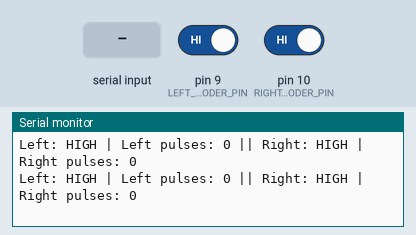
A sketch run on a simulated Arduino Uno, built with avr-gcc and run on an emulated ATmega328P. Shown: the last lines printed to the serial monitor. The inputs (shaded band) are chosen by the test bench; at power-on: pin 9 (LEFT_ENCODER_PIN) HIGH, pin 10 (RIGHT_ENCODER_PIN) HIGH.

Above: at 2.2 s.
2.3 s: pin 9 (LEFT_ENCODER_PIN) driven LOW
At 2.82 s:
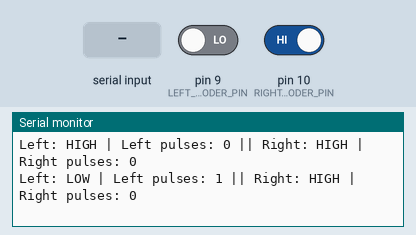
4.5 s: pin 10 (RIGHT_ENCODER_PIN) driven LOW
At 4.82 s:
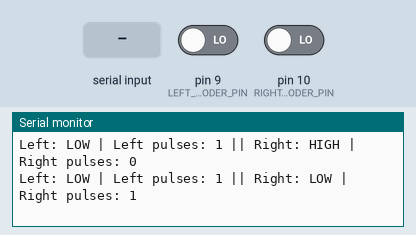
6.5 s: "r" received over Serial
At 6.82 s:
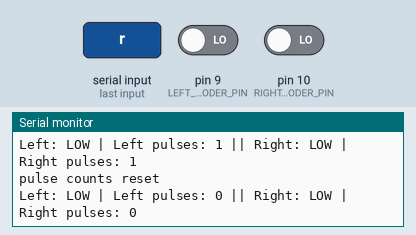
8.0 s: pin 9 (LEFT_ENCODER_PIN) driven HIGH
At 8.32 s:
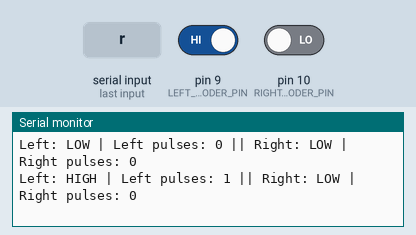
10.0 s: "R" received over Serial
At 10.32 s:
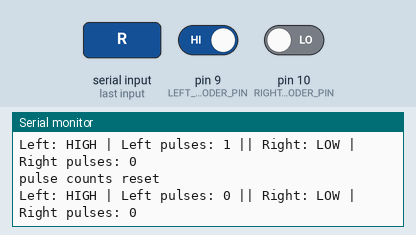
11.5 s: pin 10 (RIGHT_ENCODER_PIN) driven HIGH
At 11.82 s:
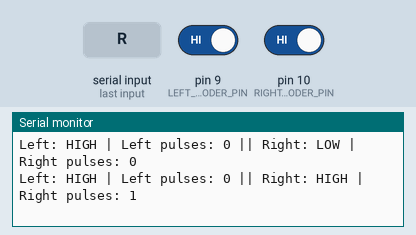

The sketch:

dual_encoder_test.ino
```cpp
/*
  Dual LM393 slot encoder test
  Board: Arduino Uno R4 WiFi

  Purpose:
    Read two slot encoders at the same time.
    This sketch does not control motors.

  Wiring:
    Left encoder:
      VCC -> Arduino 5V / breadboard + rail
      GND -> Arduino GND / breadboard - rail
      DO  -> Arduino D9
      AO  -> not connected

    Right encoder:
      VCC -> Arduino 5V / breadboard + rail
      GND -> Arduino GND / breadboard - rail
      DO  -> Arduino D10
      AO  -> not connected

  Serial commands:
    r = reset pulse counts

  Serial Monitor:
    9600 baud
*/

const int LEFT_ENCODER_PIN = 9;
const int RIGHT_ENCODER_PIN = 10;

int lastLeftState = HIGH;
int lastRightState = HIGH;

unsigned long leftPulses = 0;
unsigned long rightPulses = 0;

unsigned long lastPrintTime = 0;

void setup() {
  pinMode(LEFT_ENCODER_PIN, INPUT_PULLUP);
  pinMode(RIGHT_ENCODER_PIN, INPUT_PULLUP);

  Serial.begin(9600);
  delay(1000);

  lastLeftState = digitalRead(LEFT_ENCODER_PIN);
  lastRightState = digitalRead(RIGHT_ENCODER_PIN);

  Serial.println("Dual encoder test ready.");
  Serial.println("Rotate each wheel by hand.");
  Serial.println("Command: r = reset counts");
}

void loop() {
  readEncoders();
  readSerialCommand();
  printStatusEvery500ms();
}

void readEncoders() {
  int currentLeftState = digitalRead(LEFT_ENCODER_PIN);
  int currentRightState = digitalRead(RIGHT_ENCODER_PIN);

  if (currentLeftState != lastLeftState) {
    leftPulses++;
    lastLeftState = currentLeftState;
  }

  if (currentRightState != lastRightState) {
    rightPulses++;
    lastRightState = currentRightState;
  }
}

void readSerialCommand() {
  if (Serial.available() <= 0) {
    return;
  }

  char command = Serial.read();

  if (command == 'r' || command == 'R') {
    leftPulses = 0;
    rightPulses = 0;
    Serial.println("pulse counts reset");
  }
}

void printStatusEvery500ms() {
  if (millis() - lastPrintTime < 500) {
    return;
  }

  lastPrintTime = millis();

  int leftState = digitalRead(LEFT_ENCODER_PIN);
  int rightState = digitalRead(RIGHT_ENCODER_PIN);

  Serial.print("Left: ");
  Serial.print(leftState == HIGH ? "HIGH" : "LOW");
  Serial.print(" | Left pulses: ");
  Serial.print(leftPulses);

  Serial.print(" || Right: ");
  Serial.print(rightState == HIGH ? "HIGH" : "LOW");
  Serial.print(" | Right pulses: ");
  Serial.println(rightPulses);
}
```

Measured:
- after the input at 2.3 s, the serial monitor: prints a new line after 0.22 s (image 1)
- after the input at 4.5 s, the serial monitor: prints a new line at once (image 2)
- after the input at 6.5 s, the serial monitor: prints a new line at once (image 3)
- after the input at 8.0 s, the serial monitor: prints a new line at once (image 4)
- after the input at 10.0 s, the serial monitor: prints a new line at once (image 5)
- after the input at 11.5 s, the serial monitor: prints a new line at once (image 6)
